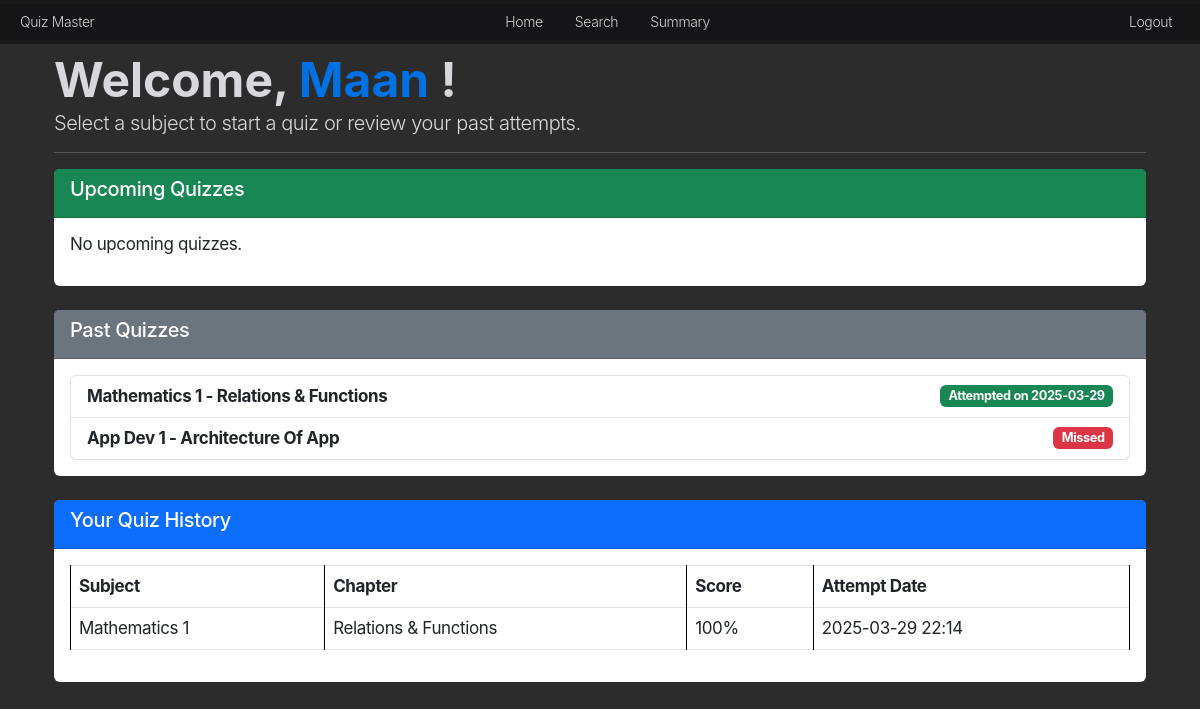
The page /user/dashboard (signed in) on the database its author committed.
### models.py (models this page shows, shortened)
class User(UserMixin, db.Model):
    id = db.Column(db.Integer, primary_key=True)
    email = db.Column(db.String(100), unique=True, nullable=False)
    password = db.Column(db.String(255), nullable=False)
    full_name = db.Column(db.String(100), nullable=False)
    qualification = db.Column(db.String(100))
    dob = db.Column(db.Date)
    is_admin = db.Column(db.Boolean, default=False)

class Subject(db.Model):
    id = db.Column(db.Integer, primary_key=True)
    name = db.Column(db.String(100), unique=True, nullable=False)
    description = db.Column(db.Text, nullable=True)

class Chapter(db.Model):
    id = db.Column(db.Integer, primary_key=True)
    name = db.Column(db.String(100), nullable=False)
    description = db.Column(db.Text, nullable=True)
    subject_id = db.Column(db.Integer, db.ForeignKey('subject.id'), nullable=False)
    subject = db.relationship('Subject', backref=db.backref('chapters', lazy=True))

class Score(db.Model):
    id = db.Column(db.Integer, primary_key=True)
    quiz_id = db.Column(db.Integer, db.ForeignKey('quiz.id'), nullable=False)
    user_id = db.Column(db.Integer, db.ForeignKey('user.id'), nullable=False)
    timestamp = db.Column(db.DateTime, default=datetime.utcnow)
    total_scored = db.Column(db.Integer, nullable=False)
    quiz = db.relationship('Quiz', backref=db.backref('scores', lazy=True))
    user = db.relationship('User', backref=db.backref('scores', lazy=True))

### routes.py (the view)
@main.route('/user/dashboard')
@login_required
def user_dashboard():
    if session.get('user_role') != 'user':
        flash("Access denied.", "danger")
        return redirect(url_for('main.home'))
    current_user = get_current_user()
    quizzes = Quiz.query.all()
    current_date = date.today()
    scores = Score.query.filter_by(user_id=session['user_id']).all()
    attempted_quiz_ids = {score.quiz_id for score in scores}
    upcoming_quizzes = [
        quiz for quiz in quizzes if quiz.date_of_quiz >= current_date and quiz.id not in attempted_quiz_ids
    ]
    user_attempts = {score.quiz_id: score.timestamp for score in Score.query.filter_by(user_id=session['user_id']).all()}
    past_quizzes = [
        {
            "quiz": quiz,
            "attempted": quiz.id in attempted_quiz_ids,
            "timestamp": user_attempts.get(quiz.id)
        }
        for quiz in quizzes if quiz.date_of_quiz < current_date or quiz.id in user_attempts
    ]
    return render_template('user_dashboard.html',
                           quizzes=quizzes,
                           scores=scores,
                           upcoming_quizzes=upcoming_quizzes,
                           past_quizzes=past_quizzes,
                           current_user=current_user,
                           current_date=current_date)

### routes.py (called while the page is built)
def login_required(f):
    @wraps(f)
    def decorated_function(*args, **kwargs):
        if 'user_id' not in session:
            flash("Please log in to access this page.", "danger")
            return redirect(url_for('auth.login'))
        return f(*args, **kwargs)
    return decorated_function

def get_current_user():
    if 'user_id' in session:
        return User.query.get(session['user_id'])
    return None

### templates/user_dashboard.html (shortened to what this page needs)
{% extends "base.html" %}
{% block content %}
<div class="container">
    <h2 class="mt-4">
        Welcome,
        <span style="color: var(--blue);">{{current_user.full_name}}</span> !
    </h2>
    <p class="lead">Select a subject to start a quiz or review your past attempts.</p>
    <hr>
    <div class="card mb-4">
        <div class="card-header bg-success text-white">
            <h5>Upcoming Quizzes</h5>
        </div>
        <div class="card-body">
            {% if upcoming_quizzes %}
                <ul class="list-group">
                    {% for quiz in upcoming_quizzes %}
                        <li class="list-group-item d-flex justify-content-between align-items-center">
                            <strong>{{ quiz.chapter.subject.name }} - {{ quiz.chapter.name }}</strong>
                            {% if quiz.date_of_quiz == current_date %}
                                <a href="{{ url_for('main.start_quiz', quiz_id=quiz.id) }}" class="btn btn-primary btn-sm">Start Quiz</a>
                            {% else %}
                                <span class="badge bg-warning text-dark">Available on {{ quiz.date_of_quiz }}</span>
                            {% endif %}
                        </li>
                    {% endfor %}
                </ul>
            {% else %}
                <p>No upcoming quizzes.</p>
            {% endif %}
        </div>
    </div>
    <div class="card mb-4">
        <div class="card-header bg-secondary text-white">
            <h5>Past Quizzes</h5>
        </div>
        <div class="card-body">
            {% if past_quizzes %}
                <ul class="list-group">
                    {% for entry in past_quizzes %}
                        <li class="list-group-item d-flex justify-content-between align-items-center">
                            <strong>{{ entry.quiz.chapter.subject.name }} - {{ entry.quiz.chapter.name }}</strong>
                            {% if entry.attempted %}
                                <span class="badge bg-success">Attempted on {{ entry.timestamp.strftime('%Y-%m-%d') }}</span>
                            {% else %}
                                <span class="badge bg-danger">Missed</span>
                            {% endif %}
                        </li>
                    {% endfor %}
                </ul>
            {% else %}
                <p>No past quizzes.</p>
            {% endif %}
        </div>
    </div>
    <div class="card mb-4">
        <div class="card-header bg-primary text-white">
            <h5>Your Quiz History</h5>
        </div>
        <div class="card-body">
            {% if scores %}
                <table class="table table-bordered">
                    <thead>
                        <tr>
                            <th>Subject</th>
                            <th>Chapter</th>
                            <th>Score</th>
                            <th>Attempt Date</th>
                        </tr>
                    </thead>
                    <tbody>
                        {% for score in scores %}
                            <tr>
                                {% if score.quiz and score.quiz.chapter and score.quiz.chapter.subject %}
                                    <td>{{ score.quiz.chapter.subject.name }}</td>
                                    <td>{{ score.quiz.chapter.name }}</td>
                                    <td>{{ score.total_scored }}%</td>
                                    <td>{{ score.timestamp.strftime('%Y-%m-%d %H:%M') }}</td>
                                {% else %}
                                    Deleted Quiz
                                {% endif %}
                            </tr>
                        {% endfor %}
                    </tbody>
                </table>
            {% else %}
                <p>No quiz attempts found. Try a quiz now!</p>
            {% endif %}
        </div>
    </div>
</div>
{% endblock %}

### static/style.css (style rules this page uses)
:root { --nav-bg: rgb(22,22,23,0.8); --white: #f5f5f7; --bg: #f5f5f8; --dark-bg: #2c2c2c; --dark-box: #1c1c1c; --beinge-white: rgb(216,216,220); --gray: rgb(99,99,102) ; --blue: #0071e3; --orange: #bf4800; --red: rgb(215,0,21); --success: rgb(48,219,91); --yellow: rgb(255,214,10); --nav-color: rgba(255, 255, 255, .8); --nav-color-secondary: #E8E8ED; --nav-color-hover: #FFFFFF; --main-white: #ffffff; }
body { background-color: var(--dark-bg); font-size: 17px; line-height: 1.47059; font-weight: 400; letter-spacing: -0.022em; font-family: "SF Pro Text", "SF Pro Icons", "AOS Icons", "Helvetica Neue", Helvetica, Arial, sans-serif; color: var(--beinge-white); font-style: normal; overflow: hidden; overflow-y: auto; }
.container { margin-top: 56px; }
.card { border: none; }
h2 { font-size: 48px; line-height: 1; font-weight: 700; letter-spacing: -0.00043em; }
table { border-collapse: collapse; width: 100%; }
th, td { border: 2px solid black; padding: 10px; text-align: left; }
th { background-color: #f2f2f2; }
p { font-size: 17px; line-height: 1.17648; font-weight: 400; letter-spacing: -.022em; }

### rows shown on the page
User: full_name "Maan"
Subject: quiz.chapter.subject.name "Mathematics 1"
Chapter: quiz.chapter.name "Relations & Functions"
Score: timestamp "2025-03-29", quiz.chapter.subject.name "Mathematics 1", quiz.chapter.name "Relations & Functions", total_scored "100", timestamp "2025-03-29 22:14"
Subject: quiz.chapter.subject.name "App Dev 1"
Chapter: quiz.chapter.name "Architecture Of App"
